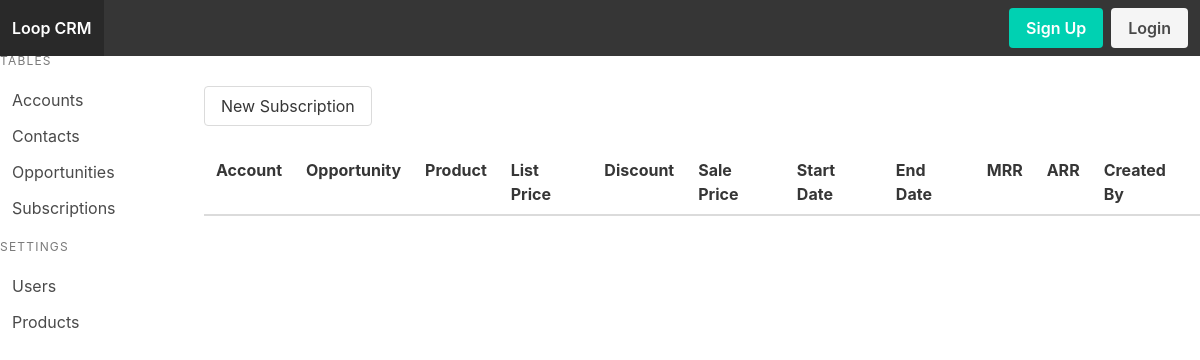
The page /subscription/r on the database as committed earlier.
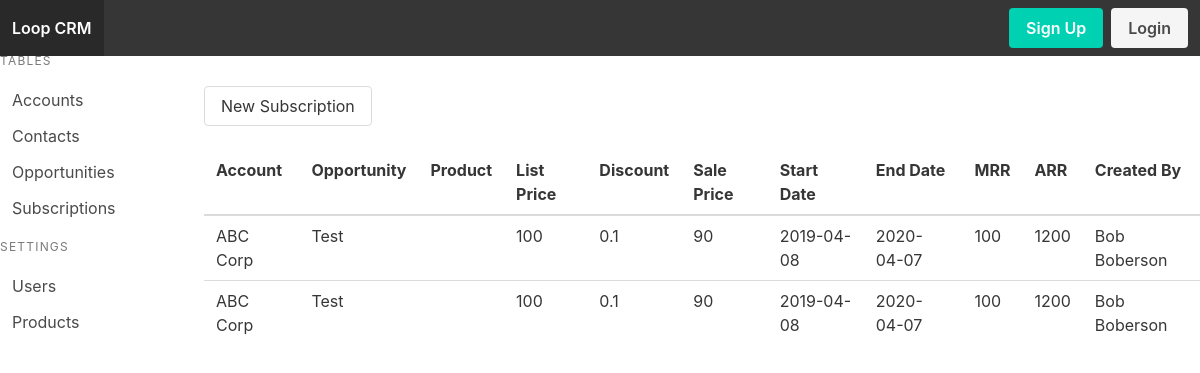
The same page on the database as committed later.
### models.py (models this page shows, shortened)
class Subscription(Model):
    account = ForeignKeyField(model=Account, null=True, backref='subscription')
    opportunity = ForeignKeyField(model=Opportunity, null=True, backref='opportunity')
    product = CharField()
    list_price = DecimalField()
    discount = DecimalField()
    sale_price = DecimalField()
    sub_start_date = DateField()
    sub_end_date = DateField()
    mrr = DecimalField()
    arr = DecimalField()
    created_by = ForeignKeyField(model=User, null=True, backref='creator')
    class Meta:
        database = DATABASE

class Account(Model):
    name = CharField()
    owner = ForeignKeyField(model=User, null=True, backref='owner')
    created_by = ForeignKeyField(model=User, null=True, backref='creator')
    account_type = CharField()
    street = CharField()
    city = CharField()
    state = CharField()
    country = CharField()
    website = CharField()
    mrr = DecimalField()
    arr = DecimalField()
    class Meta:
        database = DATABASE

class Opportunity(Model):
    account = ForeignKeyField(model=Account, null=True, backref='opportunity')
    name = CharField()
    owner = ForeignKeyField(model=User, null=True, backref='owner')
    opportunity_type = CharField()
    primary_contact = ForeignKeyField(model=Contact, null=True, backref='opportunity')
    mrr = DecimalField()
    arr = DecimalField()
    stage = CharField()
    created_by = ForeignKeyField(model=User, null=True, backref='creator')
    class Meta:
        database = DATABASE

class User(UserMixin, Model):
    username = CharField(unique=True)
    fullname = CharField()
    email = CharField(unique=True)
    password = CharField(max_length=100)
    joined_at = DateTimeField(default=datetime.datetime.now)
    is_admin = BooleanField(default=False)
    class Meta:
        database = DATABASE

### app.py (the view)
@app.route('/subscription', methods=['GET'])
@app.route('/subscription/', methods=['GET'])
@app.route('/subscription/r', methods=['GET'])
@app.route('/subscription/<subscriptionid>', methods=['GET'])
@app.route('/subscription/<subscriptionid>/', methods=['GET'])
@app.route('/subscription/<subscriptionid>/r', methods=['GET'])
def subscription(subscriptionid=None):
    subscriptions = models.Subscription.select()
    if subscriptionid != None:
        subscription = models.Subscription.select().where(models.Subscription.id == subscriptionid).get()
        return render_template('subscription-detail.html', subscription=subscription, user=g.user._get_current_object())
    return render_template('subscription.html', subscriptions=subscriptions)

### app.py (called while the page is built)
@app.before_request
def before_request():
    g.db = models.DATABASE
    g.db.connect()
    g.user = current_user

@app.after_request
def after_request(response):
    g.db.close()
    return response

### templates/subscription.html
{% extends 'index.html' %}
{% from 'macros.html' import render_subscription %}
{% block content %}
<div class='level'>
        <div class="level-right">
            <div class="level-item">
                <a class='button' href="{{url_for('create_subscription')}}">New Subscription</a>
            </div>
        </div>
</div>
<table class="table is-fullwidth is-hoverable">
    <thead>
        <tr>
            <th>Account</th>
            <th>Opportunity</th>
            <th>Product</th>
            <th>List Price</th>
            <th>Discount</th>
            <th>Sale Price</th>
            <th>Start Date</th>
            <th>End Date</th>
            <th>MRR</th>
            <th>ARR</th>
            <th>Created By</th>
        </tr>
    </thead>
    <tbody>
        {% for subscription in subscriptions %}
            {{ render_subscription(subscription) }}
        {% endfor %}
    </tbody>
</table>
{% endblock %}

### templates/macros.html (shortened to what this page needs)
{% macro render_subscription(subscription) %}
    <tr>
        <td>{% if subscription.account %}{{subscription.account.name}}{% endif %}</td>
        <td>{% if subscription.opportunity %}{{subscription.opportunity.name}}{% endif %}</td>
        <td>{% if subscription.product %}{{subscription.product.name}}{% endif %}</td>
        <td>{{subscription.list_price}}</td>
        <td>{{subscription.discount}}</td>
        <td>{{subscription.sale_price}}</td>
        <td>{{subscription.sub_start_date}}</td>
        <td>{{subscription.sub_end_date}}</td>
        <td>{{subscription.mrr}}</td>
        <td>{{subscription.arr}}</td>
        <td>{% if subscription.created_by %}{{subscription.created_by.fullname}}{% endif %}</td>
    </tr>
{% endmacro %}

Rows that differ between the two databases and show on the page:
added Subscription: account.name "ABC Corp", opportunity.name "Test", list_price "100", discount "0.1", sale_price "90", sub_start_date "2019-04-08", sub_end_date "2020-04-07", mrr "100", arr "1200", created_by.fullname "Bob Boberson"
added Subscription: account.name "ABC Corp", opportunity.name "Test", list_price "100", discount "0.1", sale_price "90", sub_start_date "2019-04-08", sub_end_date "2020-04-07", mrr "100", arr "1200", created_by.fullname "Bob Boberson"
